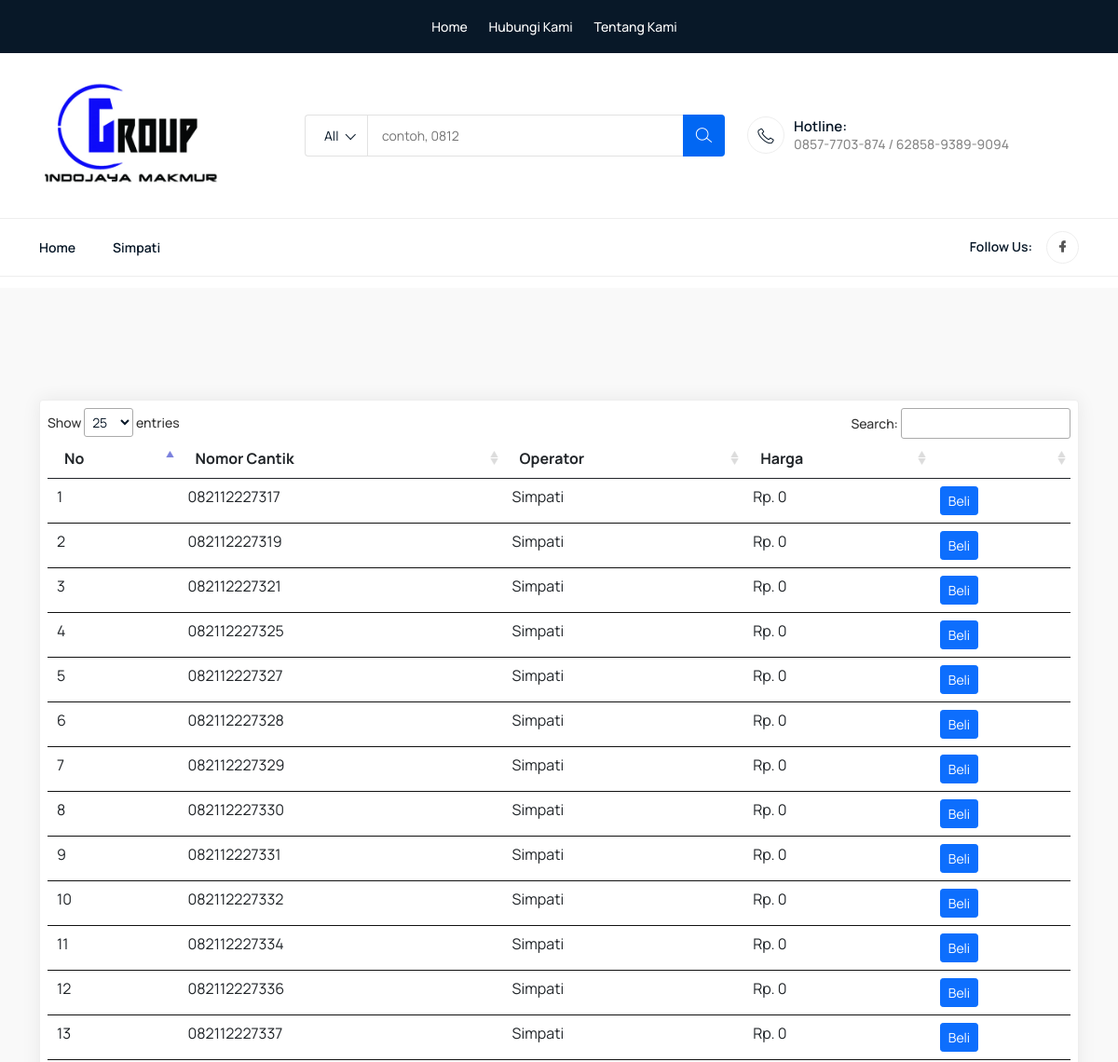
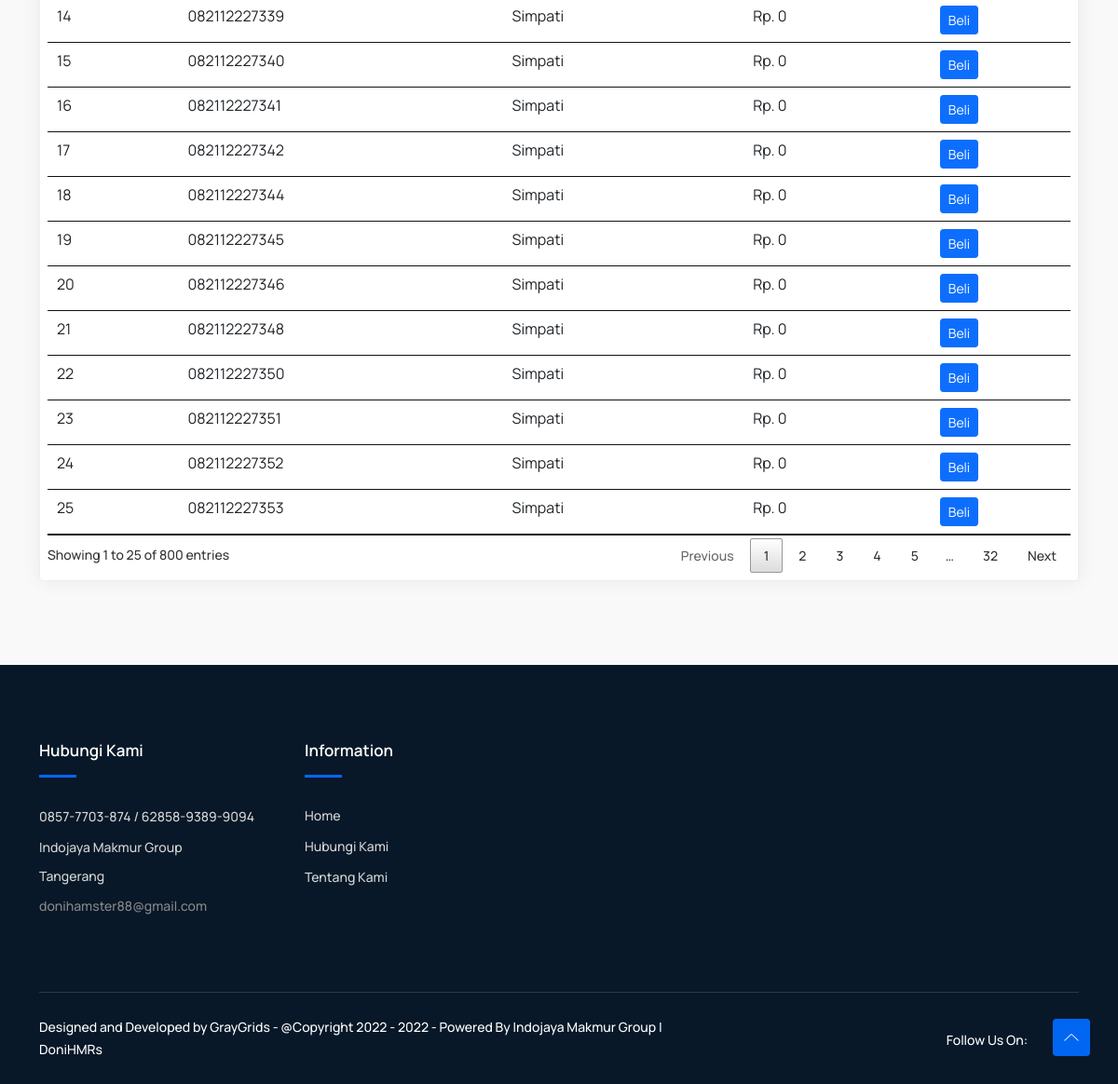
Screenshot of /index.php/produk/search with the database file from the repository (2 pictures, top to bottom).
### tables this page shows
CREATE TABLE `config` (
  `id_config` int(11) NOT NULL AUTO_INCREMENT,
  `n_perusahaan` varchar(40) NOT NULL,
  `alt_perusahaan` varchar(70) NOT NULL,
  `phone` varchar(13) DEFAULT NULL,
  `hp` varchar(17) DEFAULT NULL,
  `email` varchar(50) DEFAULT NULL,
  `logo` varchar(25) DEFAULT NULL,
  `sing_perusahaan` varchar(5) DEFAULT NULL,
  `feature_top` text DEFAULT NULL,
  `feature_center` text DEFAULT NULL,
  `feature_bottom` text DEFAULT NULL,
  `about` text DEFAULT NULL,
  `contact` text DEFAULT NULL,
  PRIMARY KEY (`id_config`)
);

CREATE TABLE `kategori` (
  `id_kategori` int(11) NOT NULL AUTO_INCREMENT,
  `n_kategori` varchar(20) NOT NULL,
  PRIMARY KEY (`id_kategori`)
);

CREATE TABLE `sosial` (
  `id_sosial` int(11) NOT NULL AUTO_INCREMENT,
  `type` varchar(20) DEFAULT NULL,
  `link` varchar(150) DEFAULT NULL,
  PRIMARY KEY (`id_sosial`)
);

CREATE TABLE `barang` (
  `id_barang` int(11) NOT NULL AUTO_INCREMENT,
  `id_kategori` int(11) DEFAULT 1,
  `n_barang` varchar(50) NOT NULL,
  `code` varchar(25) NOT NULL,
  `harga` decimal(10,0) NOT NULL,
  `gambar` varchar(150) DEFAULT NULL,
  `deskripsi` text DEFAULT NULL,
  `feature` tinyint(1) DEFAULT 0,
  `permalink` varchar(50) DEFAULT NULL,
  `meta_title` varchar(80) DEFAULT NULL,
  `keyword` varchar(80) DEFAULT NULL,
  `meta_deskripsi` varchar(160) DEFAULT NULL,
  `berat` int(11) DEFAULT 1000,
  `created_at` timestamp NULL DEFAULT current_timestamp(),
  PRIMARY KEY (`id_barang`),
  UNIQUE KEY `code` (`code`)
);

### application/controllers/Produk.php (called while the page is built, shortened)
<?php
class Produk extends CI_Controller {
	public function __construct()
	{
		$this->load->model('barang_model');
    }
    public function index($id = null)
	{
		$data['halaman'] = 'Product';
		$data['title'] = 'Jual Berbagai Busana Modern';
		$data['link'] = 'produk';
		$this->load->model('gambar_model');
		$this->load->model('template_model');
		$data['config'] = $this->config_model->getConfig();
		$data['medias'] = $this->media_model->getData();
		$dataGambar = $this->gambar_model->getData();
		$dataTemplate = $this->template_model->getData();
		foreach ($dataGambar as $value) {
			$data[$value->type] = $value->file;
		}
		foreach ($dataTemplate as $value) {
			$data['template'.$value->type] = $value;
		}
		$id = str_replace("-"," ",$id);
		if ($id == null) {
			$getBarang = $this->barang_model->getAll();
		} else {
			$getBarang = $this->barang_model->getKategori($id);
			if ($getBarang->num_rows() == 0) {
				$getBarang = $this->barang_model->getAll();
			}
		}
		$data['barang'] = $getBarang->result();
		$data['b_new'] = $this->barang_model->getNew();
		$data['menuproduk'] = $this->barang_model->Allkategori()->result();
		$this->load->view('layouts/header',$data);
		$this->load->view('layouts/top');
		$this->load->view('layouts/body');
		$this->load->view('produk/index');
		$this->load->view('layouts/footer');
	}
}
?>

### index.php (called while the page is built, shortened)
<?php
require_once BASEPATH.'core/CodeIgniter.php';

### application/helpers/utility_helper.php (called while the page is built)
<?php if ( ! defined('BASEPATH')) exit('No direct script access allowed');
     if ( ! function_exists('asset_url()'))
     {
       function asset_url()
       {
          return base_url().'public/assets/';
       }
     }
?>

### application/config/config.php (called while the page is built, shortened)
<?php
$config['base_url'] = ((isset($_SERVER['HTTPS']) && $_SERVER['HTTPS'] == "on") ? "https" : "http");
$config['base_url'] .= "://".$_SERVER['HTTP_HOST'];
$config['base_url'] .= str_replace(basename($_SERVER['SCRIPT_NAME']),"",$_SERVER['SCRIPT_NAME']);
$config['index_page'] = '';
$config['uri_protocol']	= 'REQUEST_URI';
$config['url_suffix'] = '';
$config['language']	= 'english';
$config['charset'] = 'UTF-8';
$config['enable_hooks'] = FALSE;
$config['subclass_prefix'] = 'MY_';
$config['composer_autoload'] = FALSE;
$config['permitted_uri_chars'] = 'a-z 0-9~%.:_\-';
$config['enable_query_strings'] = FALSE;
$config['controller_trigger'] = 'c';
$config['function_trigger'] = 'm';
$config['directory_trigger'] = 'd';
$config['allow_get_array'] = TRUE;
$config['log_threshold'] = 0;
$config['log_path'] = '';
$config['log_file_extension'] = '';
$config['log_file_permissions'] = 0644;
$config['log_date_format'] = 'Y-m-d H:i:s';
$config['error_views_path'] = '';
$config['cache_path'] = '';
$config['cache_query_string'] = FALSE;
$config['encryption_key'] = 'thu23456789#[n,';
$config['sess_driver'] = 'files';
$config['sess_cookie_name'] = 'ci_session';
$config['sess_expiration'] = 7200;
$config['sess_save_path'] = NULL;
$config['sess_match_ip'] = FALSE;
$config['sess_time_to_update'] = 300;
$config['sess_regenerate_destroy'] = FALSE;
$config['cookie_prefix']	= '';
$config['cookie_domain']	= '';
$config['cookie_path']		= '/';
$config['cookie_secure']	= FALSE;
$config['cookie_httponly'] 	= FALSE;
$config['standardize_newlines'] = FALSE;
$config['global_xss_filtering'] = FALSE;
$config['csrf_protection'] = FALSE;
$config['csrf_token_name'] = 'csrf_test_name';
$config['csrf_cookie_name'] = 'csrf_cookie_name';
$config['csrf_expire'] = 7200;
$config['csrf_regenerate'] = TRUE;
$config['csrf_exclude_uris'] = array();
$config['compress_output'] = FALSE;
$config['time_reference'] = 'local';
$config['rewrite_short_tags'] = FALSE;
$config['proxy_ips'] = '';

### application/models/Config_model.php (called while the page is built)
<?php
    class Config_model extends CI_Model {
        public function getConfig()
        {
            $query = $this->db->get('config');
            return $query->first_row();
        }
    }
?>

### application/models/Barang_model.php (called while the page is built, shortened)
<?php
    class Barang_model extends CI_Model {
        public function getAll(){
            $this->db->select('*');
            $this->db->from('barang');
            $this->db->join('kategori', 'kategori.id_kategori = barang.id_kategori');
            $query = $this->db->get();
            return $query;
        }
        public function Allkategori(){
            $query = $this->db->get('kategori');
            return $query;
        }
        public function getKategori($id){
            $this->db->select('*');
            $this->db->from('barang');
            $this->db->join('kategori', 'kategori.id_kategori = barang.id_kategori');
            $this->db->where('kategori.n_kategori',$id);
            $query = $this->db->get();
            return $query;
        }
        public function getNew(){
            $this->db->select('*');
            $this->db->from('barang');
            $this->db->join('kategori', 'kategori.id_kategori = barang.id_kategori');
            $this->db->order_by('barang.created_at','desc');
            $this->db->LIMIT(12);
            $query = $this->db->get();
            return $query->result();
        }
    }
?>

### application/models/Media_model.php (called while the page is built)
<?php
    class Media_model extends CI_Model {
        public function getData()
        {
            $query = $this->db->get('sosial');
            return $query->result();
        }
    }
?>

### application/views/produk/index.php (the view, shortened to what this page needs)
<link rel="stylesheet" href="<?php echo asset_url();?>/vendor/datatables/datatables.min.css" />
<section class="trending-product section" style="margin-top: 12px;">
	<div class="container">
		<div class="row">
			<div class="col-lg-12 col-md-12 col-12">
				<div class="single-product">
					<table id="tableNomorCantik" class="table table-hover table-responsive">
						<thead>
							<th>No</th>
							<th>Nomor Cantik</th>
							<th>Operator</th>
							<th>Harga</th>
							<th></th>
						</thead>
						<tbody>
						<?php foreach($barang as $key => $value) { ?>
							<tr>
								<td><?= $key + 1 ?></td>
								<td><?= $value->n_barang?></td>
								<td><?=$value->n_kategori?></td>
								<td>Rp. <?= number_format($value->harga)?></td>
								<td><a href='https://api.whatsapp.com/send?phone=6285777038748&text=Hallo, saya ingin membeli nomor <?= $value->n_barang?>, Apakah masih tersedia ? ' target='_blank'><button class="btn btn-sm btn-primary">Beli</button></a></td>
							</tr>
						<?php } ?>
						</tbody>
					</table>
				</div>
			</div>
		</div>
	</div>
</section>

### application/views/layouts/header.php (shortened to what this page needs)
<html class="no-js" lang="en">
<head>
    <link rel="stylesheet" href="<?php echo asset_url();?>css/bootstrap.min.css" />
    <link rel="stylesheet" href="<?php echo asset_url();?>css/LineIcons.3.0.css" />
    <link rel="stylesheet" href="<?php echo asset_url();?>css/tiny-slider.css" />
    <link rel="stylesheet" href="<?php echo asset_url();?>css/glightbox.min.css" />
    <link rel="stylesheet" href="<?php echo asset_url();?>css/main.css" />
    <link rel="stylesheet" href="<?php echo asset_url();?>css/custom.css" />
</head>
<body>
    <header class="header navbar-area">
        <div class="topbar">
            <div class="container">
                <div class="row align-items-center">
                    <div class="col-lg-4 col-md-4 col-12">
                        <div class="top-middle">
                            <ul class="useful-links">
                              <li><a href="<?=base_url()?>">Home</a></li>
                              <li><a href="<?=base_url()?>contact">Hubungi Kami</a></li>
                              <li><a href="<?=base_url()?>about">Tentang Kami</a></li>
                            </ul>
                        </div>
                    </div>
                </div>
            </div>
        </div>
        <div class="header-middle">
            <div class="container">
                <div class="row align-items-center">
                    <div class="col-lg-3 col-md-3 col-7">
                        <a class="navbar-brand" href="index.html">
                          <img src="<?php echo base_url();?>public/image/<?=$top?>" alt="Logo" />
                        </a>
                    </div>
                    <div class="col-lg-5 col-md-7 d-xs-none">
                        <div class="main-menu-search">
                            <div class="navbar-search search-style-5">
                                <div class="search-select">
                                    <div class="select-position">
                                        <select id="select1">
                                            <option selected>All</option>
                                        </select>
                                    </div>
                                </div>
                                <div class="search-input">
                                  <form id="formSearch" method="GET" action="<?=base_url()?>search" class="search_form">
                                    <input type="text" name="q" Placeholder="contoh, 0812">
                                  </form>
                                </div>
                                <div class="search-btn">
                                    <button type="submit" form="formSearch"><i class="lni lni-search-alt"></i></button>
                                </div>
                            </div>
                        </div>
                    </div>
                    <div class="col-lg-4 col-md-2 col-5">
                        <div class="middle-right-area">
                            <div class="nav-hotline">
                                <i class="lni lni-phone"></i>
                                <h3>Hotline:
                                    <span><?=$config->phone?> / <?=$config->hp?></span>
                                </h3>
                            </div>
                        </div>
                    </div>
                </div>
            </div>
        </div>

### application/views/layouts/top.php (shortened to what this page needs)
	<div class="container">
		<div class="row align-items-center">
			<div class="col-lg-8 col-md-6 col-12">
				<div class="nav-inner">
					<nav class="navbar navbar-expand-lg">
						<div class="collapse navbar-collapse sub-menu-bar" id="navbarSupportedContent">
							<ul id="nav" class="navbar-nav ms-auto">
								<li class="nav-item">
									<a href="<?=base_url()?>" aria-label="Toggle navigation">Home</a>
								</li>
								<?php foreach ($menuproduk as $key => $value) { ?>
									<li class="nav-item" ><a href="<?=base_url()?>produk/<?=str_replace(" ","-",$value->n_kategori)?>"><?= ucfirst($value->n_kategori)?></a></li>
								<?php } ?>
							</ul>
						</div>
					</nav>
				</div>
			</div>
			<div class="col-lg-4 col-md-6 col-12">
				<div class="nav-social">
					<h5 class="title">Follow Us:</h5>
					<ul>
						<?php foreach ($medias as $value) { ?>
							<li>
								<a target="_blank" href="<?=$value->link?>" class="<?=$value->type?>"><i class="lineHeight2-5 lni lni-<?=$value->type?>-filled"></i></a>
							</li>
						<?php } ?>
					</ul>
				</div>
			</div>
		</div>
	</div>
</header>

### application/views/layouts/footer.php (shortened to what this page needs)
<footer class="footer">
        <div class="footer-middle">
            <div class="container">
                <div class="bottom-inner">
                    <div class="row">
                        <div class="col-lg-3 col-md-6 col-12">
                            <div class="single-footer f-contact">
                                <h3>Hubungi Kami</h3>
                                <p class="phone"><?=$config->phone?> / <?=$config->hp?></p>
                                <ul>
                                    <li><span><?=$config->n_perusahaan?></span></li>
                                    <li><span><?=$config->alt_perusahaan?></span></li>
                                </ul>
                                <p class="mail">
									<?=$config->email?>
                                </p>
                            </div>
                        </div>
                        <div class="col-lg-3 col-md-6 col-12">
                            <div class="single-footer f-link">
                                <h3>Information</h3>
                                <ul>
									<li><a href="<?=base_url()?>">Home</a></li>
									<li><a href="<?=base_url()?>contact">Hubungi Kami</a></li>
									<li><a href="<?=base_url()?>about">Tentang Kami</a></li>
                                </ul>
                            </div>
                        </div>
                    </div>
                </div>
            </div>
        </div>
        <div class="footer-bottom">
            <div class="container">
                <div class="inner-content">
                    <div class="row align-items-center">
                        <div class="col-lg-8 col-12">
                            <div class="copyright">
                                <p>Designed and Developed by GrayGrids - @Copyright 2022 - <?php echo date("Y") ?> - Powered By <?=$config->n_perusahaan?> | DoniHMRs</p>
                            </div>
                        </div>
                        <div class="col-lg-4 col-12">
                            <ul class="socila">
                                <li>
                                    <span>Follow Us On:</span>
                                </li>
								<?php foreach ($medias as $value) { ?>
									<li>
										<a target="_blank" href="<?=$value->link?>" class="<?=$value->type?>"><i class="lineHeight2-5 lni lni-<?=$value->type?>-filled"></i></a>
									</li>
								<?php } ?>
                            </ul>
                        </div>
                    </div>
                </div>
            </div>
        </div>
    </footer>
    <a href="#" class="scroll-top">
        <i class="lni lni-chevron-up"></i>
    </a>
</body>
</html>

### public/assets/css/custom.css (style rules this page uses)
.lineHeight2-5 { line-height : 2.5 }

### rows the page displays
config: phone "0857-7703-874", hp "62858-9389-9094", n_perusahaan "Indojaya Makmur Group", alt_perusahaan "Tangerang", email "donihamster88@gmail.com"
kategori: n_kategori "Simpati"
barang: n_barang "082112227317", id_kategori.n_kategori "Simpati", harga "0"
barang: n_barang "082112227319", id_kategori.n_kategori "Simpati", harga "0"
barang: n_barang "082112227321", id_kategori.n_kategori "Simpati", harga "0"
barang: n_barang "082112227325", id_kategori.n_kategori "Simpati", harga "0"
barang: n_barang "082112227327", id_kategori.n_kategori "Simpati", harga "0"
barang: n_barang "082112227328", id_kategori.n_kategori "Simpati", harga "0"
barang: n_barang "082112227329", id_kategori.n_kategori "Simpati", harga "0"
barang: n_barang "082112227330", id_kategori.n_kategori "Simpati", harga "0"
barang: n_barang "082112227331", id_kategori.n_kategori "Simpati", harga "0"
barang: n_barang "082112227332", id_kategori.n_kategori "Simpati", harga "0"
barang: n_barang "082112227334", id_kategori.n_kategori "Simpati", harga "0"
barang: n_barang "082112227336", id_kategori.n_kategori "Simpati", harga "0"
barang: n_barang "082112227337", id_kategori.n_kategori "Simpati", harga "0"
barang: n_barang "082112227339", id_kategori.n_kategori "Simpati", harga "0"
barang: n_barang "082112227340", id_kategori.n_kategori "Simpati", harga "0"
barang: n_barang "082112227341", id_kategori.n_kategori "Simpati", harga "0"
barang: n_barang "082112227342", id_kategori.n_kategori "Simpati", harga "0"
barang: n_barang "082112227344", id_kategori.n_kategori "Simpati", harga "0"
barang: n_barang "082112227345", id_kategori.n_kategori "Simpati", harga "0"
barang: n_barang "082112227346", id_kategori.n_kategori "Simpati", harga "0"
barang: n_barang "082112227348", id_kategori.n_kategori "Simpati", harga "0"
barang: n_barang "082112227350", id_kategori.n_kategori "Simpati", harga "0"
barang: n_barang "082112227351", id_kategori.n_kategori "Simpati", harga "0"
barang: n_barang "082112227352", id_kategori.n_kategori "Simpati", harga "0"
barang: n_barang "082112227353", id_kategori.n_kategori "Simpati", harga "0"
